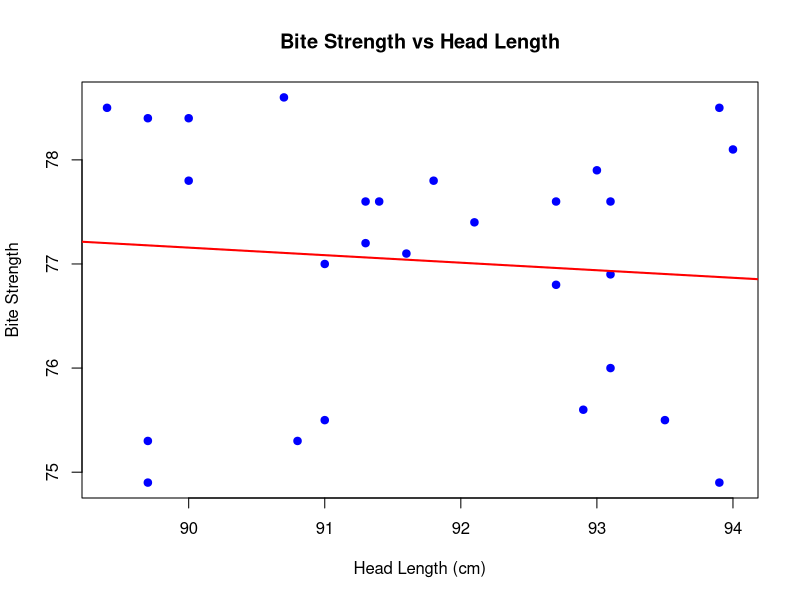
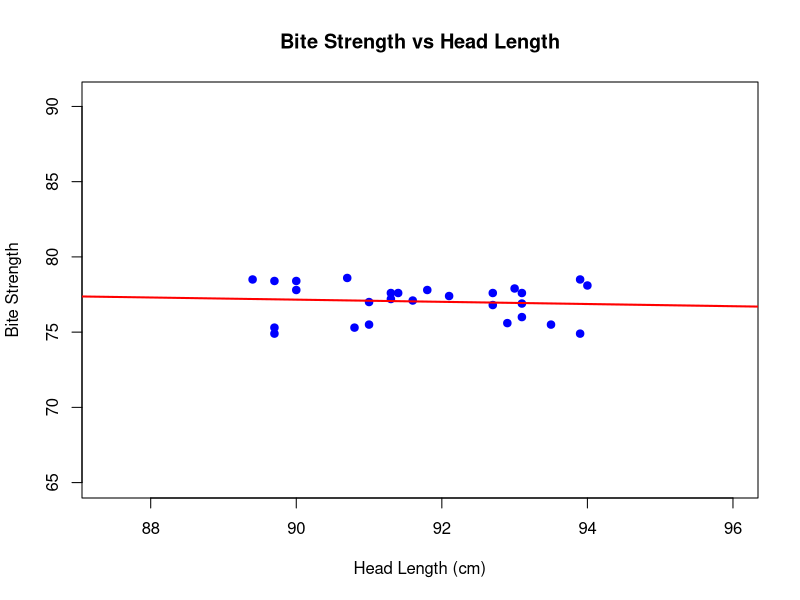
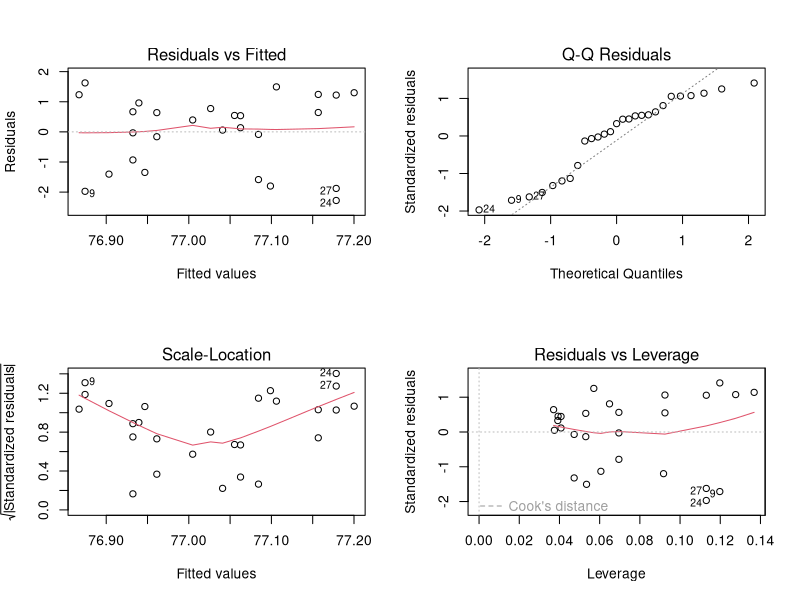
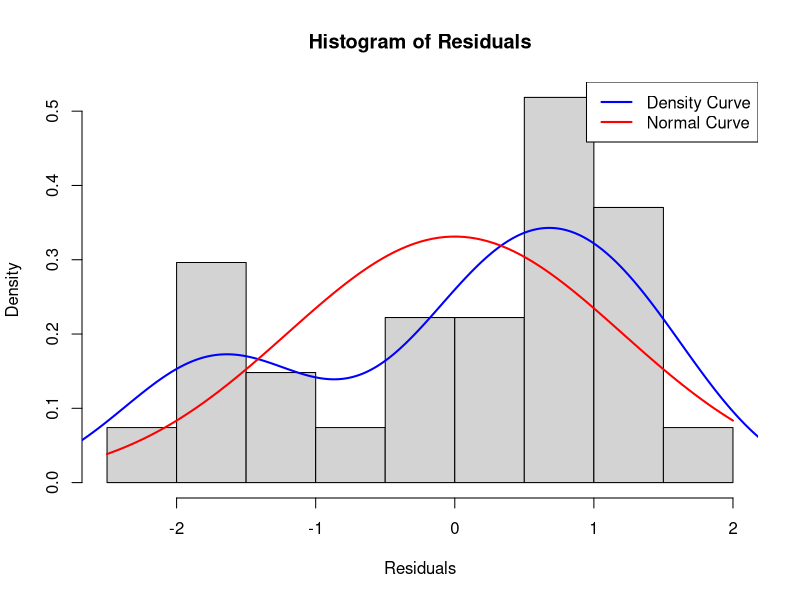
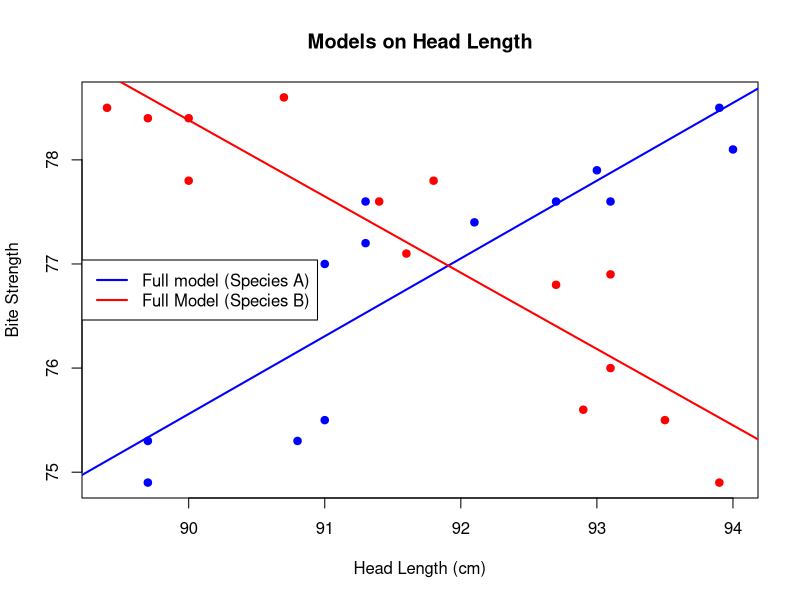
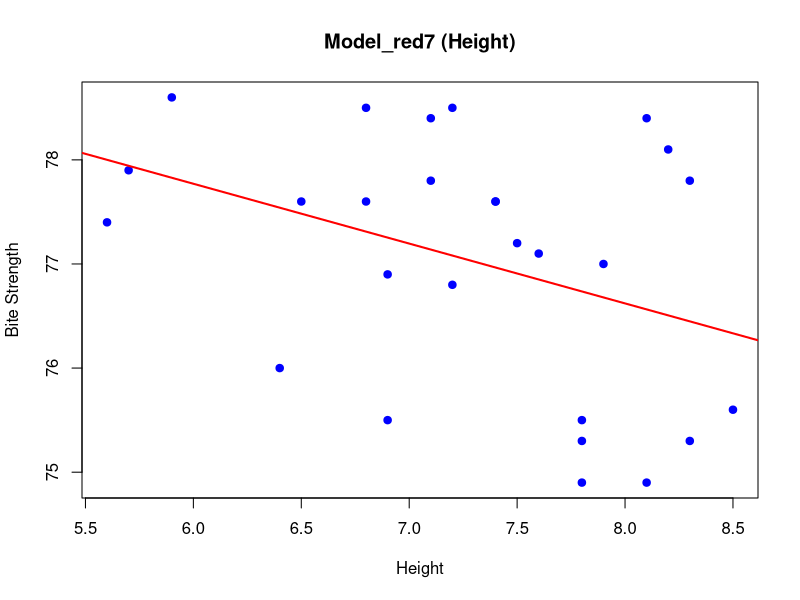

Write R code to recreate these figures, in order.
data <- read.csv("iguanodon.csv")
head(data)
str(data)

plot(bite_st ~ head_length, data = data,
     xlab = "Head Length (cm)",
     ylab = "Bite Strength",
     main = "Bite Strength vs Head Length",
     pch = 19, col = "blue")

model <- lm(bite_st ~ head_length, data = data)
abline(model, col = "red", lwd = 2)
#This plot doesn't show the fit since the axis are zoomed in.


plot(data$head_length, data$bite_st,
     xlab = "Head Length (cm)",
     ylab = "Bite Strength",
     main = "Bite Strength vs Head Length",
     pch = 19, col = "blue",
     xlim = c(min(data$head_length) - 2, max(data$head_length) + 2),
     ylim = c(65, max(data$bite_st) + 12))


abline(model, col = "red", lwd = 2)

summary(model)
predict(model,
        newdata = data.frame(head_length = 90),
        interval = "prediction",
        level = 0.98)
#Assumptions:
#Independence, Constant Variance, Normality. all of these are for errors,


par(mfrow = c(2, 2))
plot(model)
par(mfrow = c(1, 1))


hist(residuals(model), breaks=10,
     freq = FALSE,
     main="Histogram of Residuals",
     xlab="Residuals")
lines(density(residuals(model)),
      col = "blue", lwd = 2)
curve(dnorm(x, mean = mean(residuals(model)), sd = sd(residuals(model))),
      add = TRUE,
      col = "red", lwd = 2)
legend("topright",
       legend = c("Density Curve", "Normal Curve"),
       col = c("blue", "red"),
       lwd = 2)

shapiro.test(residuals(model))
library(car)
ncvTest(model)


data$species <- as.factor(data$species)

model_full <- lm(bite_st ~ head_length * species, data = data)
summary(model_full)

model_reduced_1 <- update(model_full, . ~ . - head_length:species)
anova(model_full, model_reduced_1)
#p value less than 0.05, the interaction term is important and removing it makes the model worse.
#therefore we leave the interaction as is.

model_reduced_2 <- update(model_full, . ~ . - species)
anova(model_full, model_reduced_2)
#p value less than alpha, species term is important

model_reduced_3 <- update(model_full, .~. - head_length)
anova(model_full, model_reduced_3)

shapiro.test(residuals(model_full))
ncvTest(model_full)


#doing the all thing.
model_all <- lm(bite_st ~ length + weight + width + height +
                  leg_length + arm_length + head_length + species,
                data = data)
summary(model_all)

model_red1 <- update(model_all, . ~ . - species)
anova(model_all, model_red1)
summary(model_red1)

model_red2 <- update(model_red1, . ~ . - length)
anova(model_red1, model_red2)
summary(model_red2)

model_red3 <- update(model_red2, . ~ . - weight)
anova(model_red2, model_red3)
summary(model_red3)

model_red4 <- update(model_red3, . ~ . - width)
anova(model_red3, model_red4)
summary(model_red4)

model_red5 <- update(model_red4, . ~ . - arm_length)
anova(model_red4, model_red5)
summary(model_red5)

model_red6 <- update(model_red5, . ~ . - leg_length)
anova(model_red5, model_red6)
summary(model_red6)

model_red7 <- update(model_red6, . ~ . - head_length)
anova(model_red6, model_red7)
summary(model_red7)


shapiro.test(residuals(model_red7))
ncvTest(model_red7)


plot(bite_st ~ head_length, data = data,
     xlab = "Head Length (cm)",
     ylab = "Bite Strength",
     main = "Models on Head Length",
     pch = 19,
     col = ifelse(data$species == "A", "blue", "red"))

abline(a = coef(model_full)["(Intercept)"],
       b = coef(model_full)["head_length"],
       col = "blue", lwd = 2)

abline(a = coef(model_full)["(Intercept)"] + coef(model_full)["speciesB"],
       b = coef(model_full)["head_length"] + coef(model_full)["head_length:speciesB"],
       col = "red", lwd = 2)
legend("left",
       legend = c("Full model (Species A)", "Full Model (Species B)"),
       col = c("blue", "red"),
       lwd = 2)


plot(data$height, data$bite_st,
     xlab = "Height",
     ylab = "Bite Strength",
     main = "Model_red7 (Height)",
     pch = 19,
     col = "blue")

abline(model_red7, col = "red", lwd = 2)


predict(model_full,
        newdata = data.frame(head_length = 90, species = factor("A", levels = c("A", "B"))),
        interval = "prediction",
        level = 0.98)
predict(model_full,
        newdata = data.frame(head_length = 90, species = factor("B", levels = c("A", "B"))),
        interval = "prediction",
        level = 0.98)

